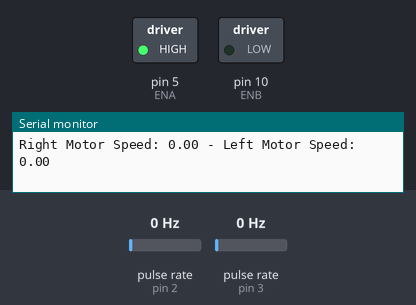
This sketch was run on a simulated Arduino Uno, built with avr-gcc and run on an emulated ATmega328P. Parts: switched loads named in the sketch (green lamp = pin HIGH), the last lines printed to the serial monitor. Wiring (inferred from the names in the program): 2 × pulse sensor: data pin 2 / data pin 3. The inputs (shaded band) are chosen by the test bench; at power-on: pulse rate (sensors on pin 2, pin 3) 0 Hz.

Above: at 1.2 s.
1.3 s: pulse rate (sensor on pin 2) set to 8 Hz
4.2 s: pulse rate (sensor on pin 2) set to 12 Hz
At 6.7 s:
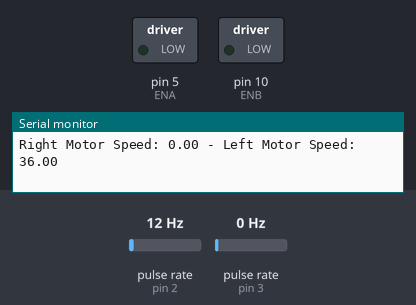
7.2 s: pulse rate (sensor on pin 3) set to 4 Hz
10.2 s: pulse rate (sensor on pin 3) set to 6 Hz
At 11.9 s:
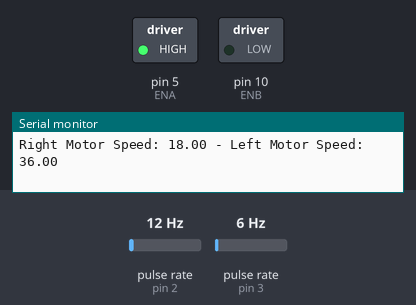
12.5 s: pulse rate (sensor on pin 2) set to 15 Hz
15.2 s: pulse rate (sensor on pin 2) set to 18 Hz
At 17.2 s:
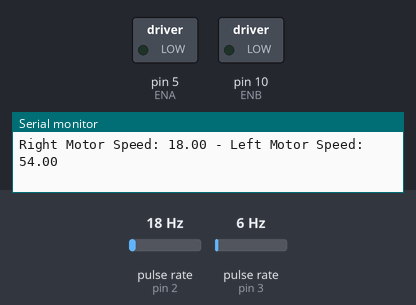
Timing chart, 0 to 18.5 s (numbered marks = the images above; inputs shaded):
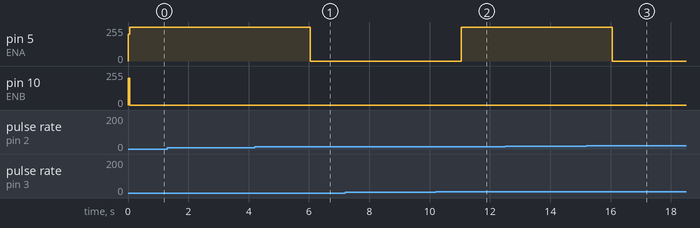

Measured:
- the behaviour switches between 10 and 11 Hz on pulse rate (sensor on pin 2) (found by bisection; images 0 and 1)
- the behaviour switches between 5 and 6 Hz on pulse rate (sensor on pin 3) (found by bisection; images 1 and 2)
- the behaviour switches between 16 and 17 Hz on pulse rate (sensor on pin 2) (found by bisection; images 2 and 3)
- after the input at 4.2 s, pin 5 (ENA): 255/255 → 0/255 after 1.8 s
- after the input at 10.2 s, pin 5 (ENA): 0/255 → 255/255 after 0.84 s
- after the input at 15.2 s, pin 5 (ENA): 255/255 → 0/255 after 0.85 s

The sketch:

TimerOneLibTest.ino
```cpp
#include "TimerOne.h"
int ENA = 5, ENB = 10;
int IN4 = 9, IN3 = 8, IN2 = 6, IN1 = 7;

#define RightEncoder 3
#define LeftEncoder 2


#define MAXSPEED 255
#define INITIALSPEED 200

bool LastRState = 0;
bool LastLState = 0;

volatile int RightCount = 0, LeftCount = 0;
double diskslots = 20.00;

void RightPulse(){
  RightCount++;
}
void LeftPulse(){
  LeftCount++;
}
double rotation1, rotation2;
// interrupt serviece routine
void ISR_timerone(){
  Timer1.detachInterrupt();
  Serial.print("Right Motor Speed: ");
  rotation1 = RightCount/diskslots * 60.00;
  Serial.print(rotation1);
  RightCount = 0;
  Serial.print(" - Left Motor Speed: ");
  rotation2 = LeftCount/diskslots * 60.00;
  Serial.println(rotation2);
  LeftCount = 0;
  Timer1.attachInterrupt(ISR_timerone);

}


int RightSpeed = INITIALSPEED, LeftSpeed = INITIALSPEED;
int LastError = 0;
double LastTime = 0;

void stop()
{
  analogWrite(ENA, 0);
  analogWrite(ENB, 0);
  digitalWrite(IN1, LOW);
  digitalWrite(IN2, LOW);
  digitalWrite(IN3, LOW);
  digitalWrite(IN4, LOW);
}


void forward()
{
  analogWrite(ENA, INITIALSPEED);
  analogWrite(ENB, INITIALSPEED);

  //LEFT
  digitalWrite(IN1, LOW);
  digitalWrite(IN2, HIGH);

  //Right
  digitalWrite(IN3, LOW);
  digitalWrite(IN4, HIGH);
}

void backward()
{
  analogWrite(ENA, 255);
  analogWrite(ENB, 255);
  digitalWrite(IN1, HIGH);
  digitalWrite(IN2, LOW);
  digitalWrite(IN3, HIGH);
  digitalWrite(IN4, LOW);
}

void AddToRightSpeed(double OUT){
  //speed
  RightSpeed += OUT;
  RightSpeed = min(RightSpeed, MAXSPEED);
  RightSpeed = max(RightSpeed, 0);
  analogWrite(ENB, RightSpeed);
}

void AddToLeftSpeed(double OUT){
  LeftSpeed += OUT;
  LeftSpeed = min(LeftSpeed, MAXSPEED);
  LeftSpeed = max(LeftSpeed, 0);
  analogWrite(ENA, LeftSpeed);
}


void setup()
{
  Serial.begin(9600);
  Timer1.initialize(1000000);
  pinMode(RightEncoder, INPUT);
  pinMode(LeftEncoder, INPUT);
  attachInterrupt(digitalPinToInterrupt(LeftEncoder),LeftPulse,RISING);
  attachInterrupt(digitalPinToInterrupt(RightEncoder),RightPulse,RISING);
  Timer1.attachInterrupt(ISR_timerone);
  forward();
  delay(50);
}

void loop()
{

  //pid On angle -- pcontroller
  double kp = 0.1, kd = 0;
  double DesiredAngle = 30;
  double AngleError = DesiredAngle - (rotation2 - rotation1);
  double Output = kp * AngleError + kd * (AngleError - LastError); // negative

  //LastTime = time;
  LastError = AngleError;


  // Serial.print(LeftCount);
  // Serial.print(" ");
  // Serial.print(RightCount);
  // Serial.print(" ");
  // Serial.print(AngleError);
  // Serial.print(" ");
  // Serial.print(LeftSpeed);
  // Serial.print(" ");
  // Serial.print(RightSpeed);
  // Serial.print(" ");
  // Serial.println(Output);


  //right -= Output
  AddToRightSpeed(-Output);

  //left += Output
  AddToLeftSpeed(Output);

  //pid on dist

}
```
